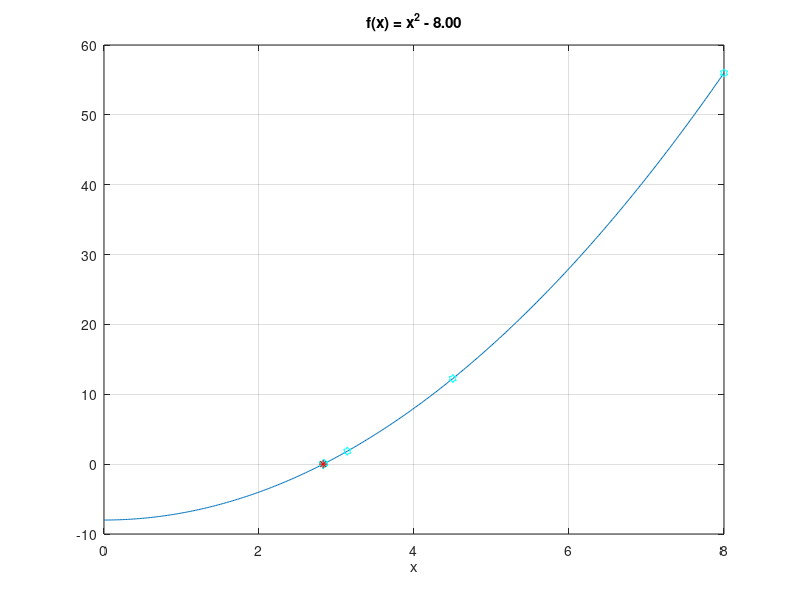

This figure's MATLAB source: (Note: this script raises an error after producing the figure.)
% MATH2089: File = exnthroot.m
% Set up a polynomial equation to find the n-th root
% x = a^(1/n)  <==> f(x) = x^n - a = 0

% Set diplay options
format compact
format short e

% Specify integer n > 1 for n-th root
n = 2;

% Value a > 1
a = 8;

% Exact soluion for checking
xs = a^(1/n);

% Anonymous function f
% Uses values of n and a defined before this
f = @(x) x.^n - a;

% Starting point for iterative method
x1 = a;
% Maximum number of iterations
maxit = 10;

% Derivative for Newton's method
fd = @(x) n*x.^(n-1)

% Newton's method starting at x1
X(1) = x1;
for k = 1:maxit
    X(k+1) = X(k) - f(X(k))/fd(X(k));
end;
X
F = f(X)
E = xs - X
    
% Plot the function and n-th root
xplt = linspace(0, a, 401);
fplt = f(xplt);
figure(1)
plot(xplt, fplt,  X, F, 'ch', xs, 0, 'r*');
grid on
str = sprintf('f(x) = x^{%d} - %.2f', n, a);
title(str)
xlabel('x');
legend('f(x)', 'Newton''s method', 'Location', 'NorthWest', 'Solution to f(x) = 0');